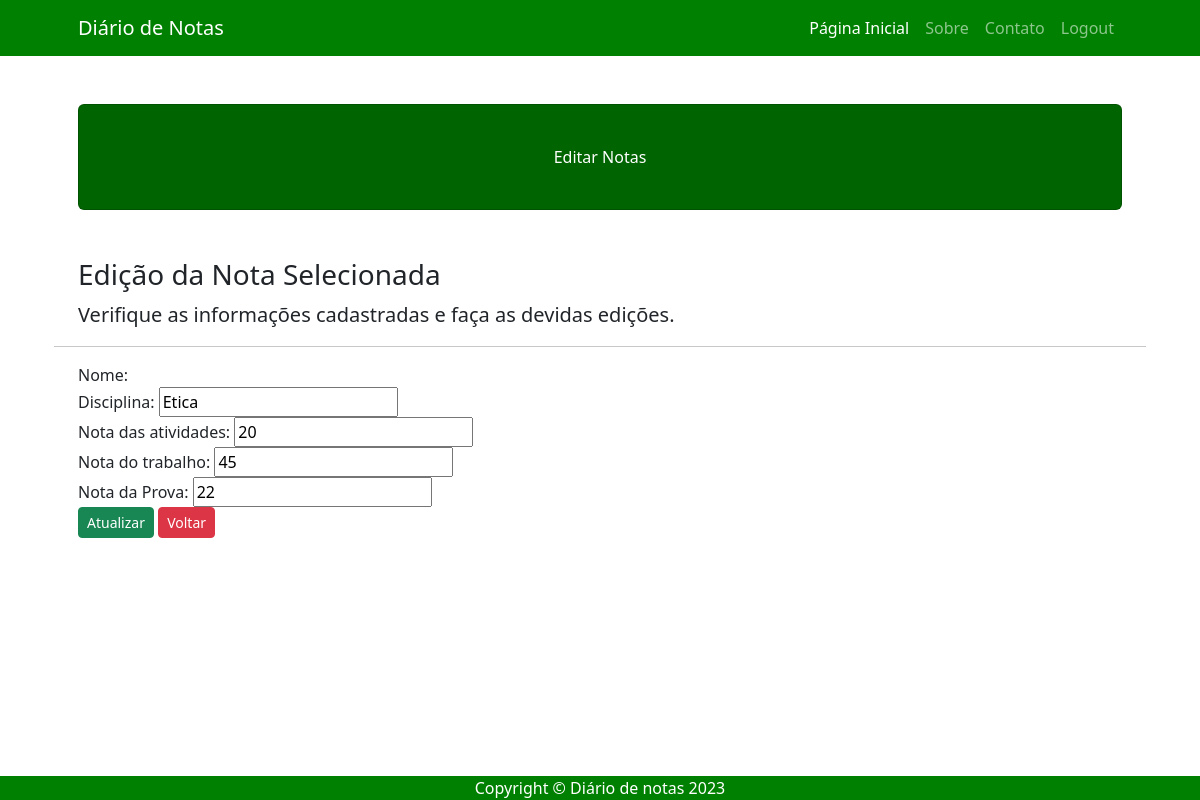
The page /editar_verificacao/3 (signed in) on the database its author committed.
### usuarios/models.py (models this page shows)
class Nota(models.Model):
    nome_aluno = models.CharField(max_length = 200)
    disciplina = models.CharField(max_length = 200)
    nota_atividades = models.IntegerField(default = 0)
    nota_trabalho = models.IntegerField(default = 0)
    nota_prova = models.IntegerField(default = 0)
    media = models.FloatField(blank = True, default = 0)

### usuarios/views.py (the view)
# urls.py: path('editar_verificacao/<int:pk>', views.editar_verificacao, name = "editar_verificacao"),
def editar_verificacao(request, pk):
    if request.method == "GET":
        if request.user.is_authenticated:
            lista_notas = Nota.objects.get(pk=pk)
            dicionario_notas = {'lista_notas':lista_notas}
            return render(request, 'usuarios/editar.html', dicionario_notas)
        else:
            return HttpResponse("Faça o login para acessar!")

### usuarios/templates/usuarios/editar.html (shortened to what this page needs)
{% extends 'usuarios/base.html' %}
{% block titulo %}Editar Notas{% endblock %}
{% block conteudo %}
<h3>Edição da Nota Selecionada</h3>
<p class = "lead">Verifique as informações cadastradas e faça as devidas edições.</p>
<hr>
<form action = "{% url 'editar' lista_notas.pk %}" method = "POST">
    <div class = "form-registrer">
        <label for = "userName">Nome:</label>
    </div>
    <div class = "form-registrer">
        <label for = "disciplinaName">Disciplina:</label>
        <input type = "text" id = "disciplinaName" name = "disciplina" value = "{{ lista_notas.disciplina }}">
    </div>
    <div class = "form-registrer">
        <label for = "notaAtividades">Nota das atividades:</label>
        <input type = "text" id = "notaAtividades" name = "nota_atividades" value = "{{ lista_notas.nota_atividades }}">
    </div>
    <div class = "form-registrer">
        <label for = "notaTrabalho">Nota do trabalho:</label>
        <input type = "text" id = "notaTrabalho" name = "nota_trabalho" value = "{{ lista_notas.nota_trabalho }}">
    </div>
    <div class = "form-registrer">
        <label for = "notaProva">Nota da Prova:</label>
        <input type = "text" id = "notaProva" name = "nota_prova" value = "{{ lista_notas.nota_prova }}">
    </div>
    <div class = "update">
        <button type = "submit" class = "btn btn-success btn-sm">Atualizar</button>
        <a href = "{% url 'alterar' %}" class = " btn btn-danger btn-sm">Voltar</a>
    </div>
</form>
{% endblock %}

### rows shown on the page
Nota: disciplina "Etica", nota_atividades "20", nota_trabalho "45", nota_prova "22"
